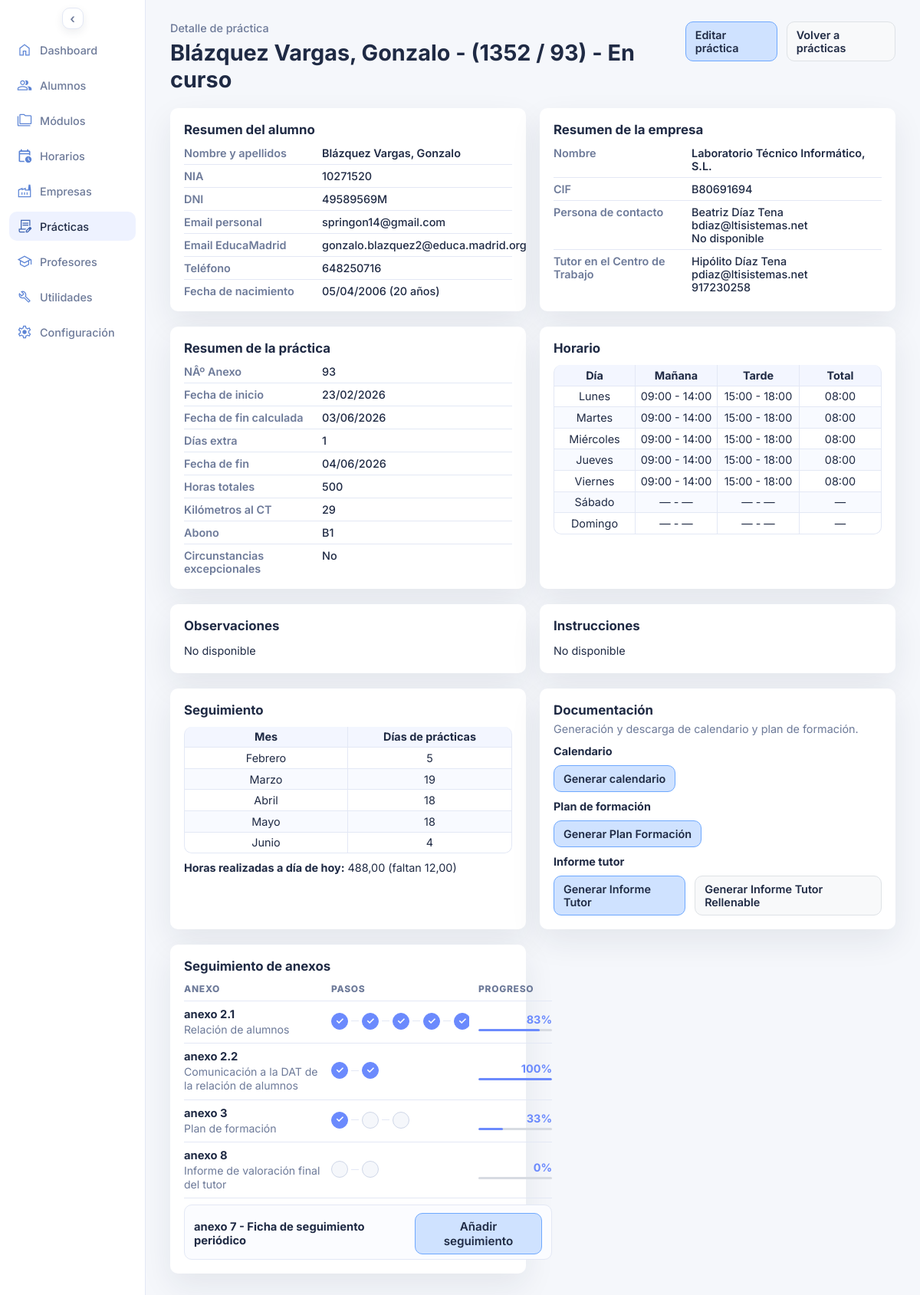
Screenshot of /practica_detalle.php?id_practica=11 with the database file from the repository.
### tables this page shows
CREATE TABLE `practicas_anexos` (
  `id_practicas_anexo` int UNSIGNED NOT NULL,
  `anexo` varchar(60) NOT NULL,
  `descripcion` text,
  `resumen` text
);

CREATE TABLE `practicas_anexos_estados` (
  `id_practicas_anexo_estado` int UNSIGNED NOT NULL,
  `estado` varchar(60) NOT NULL
);

### practica_detalle.php (the view, shortened to what the rows shown need)
<?php
require_once __DIR__ . '/includes/practicas_pdfs.php';
function format_value($value, string $fallback = 'No disponible'): string {
  if ($value === null || $value === '') {
    return $fallback;
  }
  return (string) $value;
}
function calculate_practice_status(array $practice): string {
  $fecha_inicio = (string) ($practice['fecha_inicio'] ?? '');
  $fecha_fin_extra = (string) ($practice['fecha_fin_extra'] ?? '');
  $today = (new DateTimeImmutable('today'))->format('Y-m-d');
  if ($today <= $fecha_fin_extra) {
    return 'En curso';
  }
  return 'Finalizada';
}
function full_name(array $row, string $prefix): string {
  $parts = array_filter([
    trim((string) ($row[$prefix . '_apellido1'] ?? '')),
    trim((string) ($row[$prefix . '_apellido2'] ?? '')),
  ], static fn (string $value): bool => $value !== '');
  $name = trim((string) ($row[$prefix . '_nombre'] ?? ''));
  return trim(implode(' ', $parts) . ', ' . $name, ' ,');
}
$id_practica_raw = $_GET['id_practica'] ?? ($_GET['id'] ?? ($_POST['id_practica'] ?? ($_POST['id'] ?? null)));
$id_practica = filter_var($id_practica_raw, FILTER_VALIDATE_INT, ['options' => ['min_range' => 1]]);
$anexo_7_id = null;
$load_error = null;
$practice = null;
$anexos_catalog = [];
$anexos_fases_marcadas = [];
if ($id_practica === false || $id_practica === null) {
  $load_error = 'No se ha indicado un identificador de práctica válido.';
} else {
  try {
    $pdo = db();
    $practice_stmt->execute(['id_practica' => $id_practica]);
    $practice = $practice_stmt->fetch();
    if ($practice) {
      $anexos_stmt = $pdo->query(
        'SELECT id_practicas_anexo, anexo, descripcion
         FROM practicas_anexos
         ORDER BY id_practicas_anexo ASC'
      );
      $anexos_catalog = $anexos_stmt->fetchAll();
      foreach ($anexos_catalog as $anexo_row) {
        $anexo_codigo = trim((string) ($anexo_row['anexo'] ?? ''));
        if ($anexo_7_id === null && preg_match('/(^|\D)7(\D|$)/', $anexo_codigo) === 1) {
          $anexo_7_id = (int) $anexo_row['id_practicas_anexo'];
        }
      }
      $fases_stmt = $pdo->query(
        'SELECT id_practicas_anexo_estado, estado
         FROM practicas_anexos_estados
         ORDER BY id_practicas_anexo_estado ASC'
      );
      $fases_catalog = $fases_stmt->fetchAll();
      $seguimiento_anexos_stmt = $pdo->prepare(
        'SELECT id_practica_anexo_seguimiento, id_practica, id_practicas_anexo, id_practicas_anexo_estado, numero_seguimiento, fecha_creacion, fecha_actualizacion
         FROM practicas_anexos_seguimiento
         WHERE id_practica = :id_practica
         ORDER BY id_practicas_anexo ASC, numero_seguimiento ASC, id_practicas_anexo_estado ASC'
      );
      $seguimiento_anexos_stmt->execute(['id_practica' => $id_practica]);
      $anexos_seguimiento_rows = $seguimiento_anexos_stmt->fetchAll();
      foreach ($anexos_seguimiento_rows as $seguimiento_anexo_row) {
        $id_practicas_anexo_row = (int) $seguimiento_anexo_row['id_practicas_anexo'];
        $numero_seguimiento_row = (int) $seguimiento_anexo_row['numero_seguimiento'];
        $id_fase_row = (int) $seguimiento_anexo_row['id_practicas_anexo_estado'];
        $fecha_creacion_row = isset($seguimiento_anexo_row['fecha_creacion']) ? (string) $seguimiento_anexo_row['fecha_creacion'] : '';
        $fecha_actualizacion_row = isset($seguimiento_anexo_row['fecha_actualizacion']) ? (string) $seguimiento_anexo_row['fecha_actualizacion'] : '';
        if (!isset($anexos_fases_marcadas[$id_practicas_anexo_row])) {
          $anexos_fases_marcadas[$id_practicas_anexo_row] = [];
        }
        if (!isset($anexos_fases_marcadas[$id_practicas_anexo_row][$numero_seguimiento_row])) {
          $anexos_fases_marcadas[$id_practicas_anexo_row][$numero_seguimiento_row] = [
            'fases' => [],
            'fecha_creacion_min' => null,
            'fecha_actualizacion_max' => null,
          ];
        }
        $anexos_fases_marcadas[$id_practicas_anexo_row][$numero_seguimiento_row]['fases'][$id_fase_row] = true;
        if ($fecha_creacion_row !== '') {
          if ($anexos_fases_marcadas[$id_practicas_anexo_row][$numero_seguimiento_row]['fecha_creacion_min'] === null
            || $fecha_creacion_row < $anexos_fases_marcadas[$id_practicas_anexo_row][$numero_seguimiento_row]['fecha_creacion_min']) {
            $anexos_fases_marcadas[$id_practicas_anexo_row][$numero_seguimiento_row]['fecha_creacion_min'] = $fecha_creacion_row;
          }
        }
        if ($fecha_actualizacion_row !== '') {
          if ($anexos_fases_marcadas[$id_practicas_anexo_row][$numero_seguimiento_row]['fecha_actualizacion_max'] === null
            || $fecha_actualizacion_row > $anexos_fases_marcadas[$id_practicas_anexo_row][$numero_seguimiento_row]['fecha_actualizacion_max']) {
            $anexos_fases_marcadas[$id_practicas_anexo_row][$numero_seguimiento_row]['fecha_actualizacion_max'] = $fecha_actualizacion_row;
          }
        }
      }
      $anexos_estados_permitidos = [
        '2.1' => [
          'datos solicitados',
          'enviado a firmar por la empresa',
          'firmado por la empresa',
          'enviado a firmar por el director',
          'firmado por el director',
          'devuelto a la empresa',
        ],
        '2.2' => [
          'enviado a firmar por el director',
          'firmado por el director',
        ],
        '3' => [
          'enviado a firmar por la empresa',
          'firmado por la empresa',
          'devuelto a la empresa',
        ],
        '4' => [
          'enviado a la dat',
          'autorizado',
        ],
        '7' => [
          'enviado a firmar por la empresa',
          'firmado por la empresa',
        ],
        '8' => [
          'enviado a firmar por la empresa',
          'firmado por la empresa',
        ],
      ];
      $fases_catalog_por_estado_clave = [];
      $fases_catalog_por_id = [];
      foreach ($fases_catalog as $fase_row) {
        $id_fase_row = (int) $fase_row['id_practicas_anexo_estado'];
        $fases_catalog_por_id[$id_fase_row] = (string) ($fase_row['estado'] ?? '');
        $fase_estado_row = trim((string) ($fase_row['estado'] ?? ''));
        $fase_estado_normalizada = preg_replace('/\s+/u', ' ', $fase_estado_row);
        $fase_estado_normalizada = $fase_estado_normalizada !== null ? $fase_estado_normalizada : $fase_estado_row;
        $fase_estado_normalizada = function_exists('mb_strtolower') ? mb_strtolower($fase_estado_normalizada, 'UTF-8') : strtolower($fase_estado_normalizada);
        $fase_estado_clave = strtr($fase_estado_normalizada, ['á' => 'a', 'é' => 'e', 'í' => 'i', 'ó' => 'o', 'ú' => 'u', 'ü' => 'u', 'ñ' => 'n']);
        $fases_catalog_por_estado_clave[$fase_estado_clave] = (int) $fase_row['id_practicas_anexo_estado'];
      }
      $anexos_fases_ordenadas_por_id = [];
      foreach ($anexos_catalog as $anexo_row) {
        $id_anexo_row = (int) $anexo_row['id_practicas_anexo'];
        $anexo_codigo_row = trim((string) ($anexo_row['anexo'] ?? ''));
        $anexo_codigo_clave = '';
        if (preg_match('/(^|\D)(2\.1|2\.2|3|4|7|8)(\D|$)/', $anexo_codigo_row, $anexo_codigo_matches) === 1) {
          $anexo_codigo_clave = (string) $anexo_codigo_matches[2];
        }
        $anexos_fases_ordenadas_por_id[$id_anexo_row] = [];
        foreach ($anexos_estados_permitidos[$anexo_codigo_clave] as $estado_permitido_clave) {
          if (isset($fases_catalog_por_estado_clave[$estado_permitido_clave])) {
            $id_fase_permitida = (int) $fases_catalog_por_estado_clave[$estado_permitido_clave];
            $anexos_fases_ordenadas_por_id[$id_anexo_row][] = [
              'id' => $id_fase_permitida,
              'estado' => $fases_catalog_por_id[$id_fase_permitida] ?? '',
            ];
          }
        }
      }
    }
  } catch (Throwable $error) {
    $load_error = 'No se ha podido cargar el detalle de la práctica en este momento.';
  }
}
$practice_found = is_array($practice);
$student_name = $practice_found ? full_name($practice, 'alumno') : 'Práctica no encontrada';
$practice_status = $practice_found ? calculate_practice_status($practice) : 'No disponible';
$practice_header_title = $practice_found
  ? $student_name . ' - (' . format_value($practice['empresa_convenio']) . ' / ' . format_value($practice['anexo']) . ') - ' . $practice_status
  : 'Práctica no encontrada';
?>
<!DOCTYPE html>
<html lang="es">
<head>
  <link rel="stylesheet" href="assets/styles.css">
</head>
<body>
  <div class="page">
    <main class="content">
      <header class="header">
        <div>
          <h1><?php echo htmlspecialchars($practice_header_title, ENT_QUOTES, 'UTF-8'); ?></h1>
        </div>
      </header>
      <?php if ($load_error !== null): ?>
        <section class="panel">
          <div class="panel-header">
            <h3>Error al cargar la práctica</h3>
            <p><?php echo htmlspecialchars($load_error, ENT_QUOTES, 'UTF-8'); ?></p>
          </div>
        </section>
      <?php else: ?>
        <div class="practica-detalle-grid practica-detalle-grid--fila-2">
          <section class="panel practica-detalle-bloque practica-detalle-bloque--horario">
            <div class="panel-grid">
              <table class="practica-horario-detalle-table">
                <thead>
                  <tr>
                    <th>Día</th>
                    <th>Mañana</th>
                    <th>Tarde</th>
                    <th>Total</th>
                  </tr>
                </thead>
              </table>
            </div>
          </section>
        </div>
        <div class="practica-detalle-grid practica-detalle-grid--fila-4">
          <section class="panel practica-detalle-bloque practica-detalle-bloque--seguimiento">
            <div class="panel-grid">
              <table class="practica-horario-detalle-table">
                <thead>
                  <tr>
                    <th>Mes</th>
                    <th>Días de prácticas</th>
                  </tr>
                </thead>
              </table>
            </div>
          </section>
        </div>
        <div class="practica-detalle-grid practica-detalle-grid--fila-5">
          <section class="panel practica-detalle-bloque">
            <div class="panel-grid anexos-estado-tabla anexos-estado-tabla--principal">
              <?php foreach ($anexos_catalog as $anexo_item): ?>
                <?php $id_anexo_item = (int) $anexo_item['id_practicas_anexo']; ?>
                <?php if ($id_anexo_item === (int) $anexo_7_id): ?>
                  <?php continue; ?>
                <?php endif; ?>
                <?php $anexo_codigo_item = trim((string) ($anexo_item['anexo'] ?? '')); ?>
                <?php if ((isset($practice['circ_excep']) ? (int) $practice['circ_excep'] : 0) !== 1 && preg_match('/(^|\\D)4(\\D|$)/', $anexo_codigo_item) === 1): ?>
                  <?php continue; ?>
                <?php endif; ?>
                <?php $anexo_item_data = $anexos_fases_marcadas[$id_anexo_item][1] ?? ['fases' => []]; ?>
                <?php $fases_ordenadas_anexo = $anexos_fases_ordenadas_por_id[$id_anexo_item] ?? []; ?>
                <?php
                  $anexo_codigo_limpio = trim((string) ($anexo_item['anexo'] ?? ''));
                  $orden_fases_por_anexo = [
                    '2.1' => ['Datos solicitados', 'Enviado a firmar por la empresa', 'Firmado por la empresa', 'Enviado a firmar por el director', 'Firmado por el director', 'Devuelto a la empresa'],
                    '2.2' => ['Enviado a firmar por el director', 'Firmado por el director'],
                    '3' => ['Enviado a firmar por la empresa', 'Firmado por la empresa', 'Devuelto a la empresa'],
                    '4' => ['Enviado a la DAT', 'Autorizado'],
                    '8' => ['Enviado a firmar por la empresa', 'Firmado por la empresa'],
                  ];
                  $orden_objetivo = [];
                  foreach ($orden_fases_por_anexo as $codigo_anexo_orden => $fases_anexo_orden) {
                    if (strpos($anexo_codigo_limpio, (string) $codigo_anexo_orden) !== false) {
                      $orden_objetivo = $fases_anexo_orden;
                      break;
                    }
                  }
                  $fases_por_nombre = [];
                  foreach ($fases_ordenadas_anexo as $fase_item) {
                    $fases_por_nombre[trim((string) ($fase_item['estado'] ?? ''))] = $fase_item;
                  }
                  $fases_visuales = [];
                  foreach ($orden_objetivo as $fase_objetivo) {
                    if (isset($fases_por_nombre[$fase_objetivo])) {
                      $fases_visuales[] = $fases_por_nombre[$fase_objetivo];
                    }
                  }
                  $fases_totales = count($fases_visuales);
                  $fases_marcadas = 0;
                  foreach ($fases_visuales as $fase_visual_item) {
                    $id_fase_visual = (int) ($fase_visual_item['id'] ?? 0);
                    if (isset($anexo_item_data['fases'][$id_fase_visual])) {
                      $fases_marcadas++;
                    }
                  }
                  $progreso_anexo = $fases_totales > 0 ? (int) round(($fases_marcadas / $fases_totales) * 100) : 0;
                ?>
                <div class="anexos-estado-row" data-anexo-status-row>
                  <div class="anexos-estado-col anexo-col">
                    <p class="anexos-estado-anexo-titulo"><?php echo htmlspecialchars(trim((string) ($anexo_item['anexo'] ?? 'Anexo')), ENT_QUOTES, 'UTF-8'); ?></p>
                    <p class="anexos-estado-anexo-subtitulo"><?php echo htmlspecialchars(trim((string) ($anexo_item['descripcion'] ?? '')), ENT_QUOTES, 'UTF-8'); ?></p>
                  </div>
                  <div class="anexos-estado-col pasos-col" data-fases-container>
                    <?php foreach ($fases_visuales as $fase_index => $fase_item): ?>
                      <?php $id_fase_item = (int) ($fase_item['id'] ?? 0); ?>
                      <?php $fase_estado_item = trim((string) ($fase_item['estado'] ?? '')); ?>
                      <label class="anexos-estado-hito-wrap<?php echo isset($anexo_item_data['fases'][$id_fase_item]) ? ' is-checked' : ''; ?>" data-hito-wrap>
                        <span class="anexos-estado-hito" title="<?php echo htmlspecialchars($fase_estado_item, ENT_QUOTES, 'UTF-8'); ?>"><?php echo isset($anexo_item_data['fases'][$id_fase_item]) ? '✓' : ''; ?></span>
                      </label>
                    <?php endforeach; ?>
                  </div>
                  <div class="anexos-estado-col progreso-col">
                    <span class="anexos-estado-progreso-valor" data-progreso-valor><?php echo (int) $progreso_anexo; ?>%</span>
                    <div class="anexos-estado-progreso-barra">
                      <span class="anexos-estado-progreso-barra-fill" data-progreso-fill style="width: <?php echo (int) $progreso_anexo; ?>%;"></span>
                    </div>
                  </div>
                </div>
              <?php endforeach; ?>
              <?php foreach ($anexos_catalog as $anexo_item): ?>
                <?php $id_anexo_item = (int) $anexo_item['id_practicas_anexo']; ?>
                <?php if ($id_anexo_item !== (int) $anexo_7_id): ?>
                  <?php continue; ?>
                <?php endif; ?>
                <div class="anexos-estado-seguimiento-card">
                  <div class="anexos-estado-seguimiento-head">
                    <div>
                      <p class="anexos-estado-anexo-titulo"><?php echo htmlspecialchars(trim((string) ($anexo_item['anexo'] ?? 'Anexo')) . ' - ' . trim((string) ($anexo_item['descripcion'] ?? '')), ENT_QUOTES, 'UTF-8'); ?></p>
                    </div>
                    <button type="button" class="primary-button anexos-estado-btn-add" data-anexo-7-add-button data-id-practica="<?php echo (int) $id_practica; ?>" data-id-practicas-anexo="<?php echo (int) $id_anexo_item; ?>">Añadir seguimiento</button>
                  </div>
                </div>
              <?php endforeach; ?>
            </div>
          </section>
        </div>
      <?php endif; ?>
    </main>
  </div>
</body>
</html>

### rows the page displays
practicas_anexos: anexo "anexo 2.1", descripcion "Relación de alumnos", progreso_anexo "83"
practicas_anexos: anexo "anexo 2.2", descripcion "Comunicación a la DAT de la relación de alumnos", progreso_anexo "100"
practicas_anexos: anexo "anexo 3", descripcion "Plan de formación", progreso_anexo "33"
practicas_anexos: anexo "anexo 8", descripcion "Informe de valoración final del tutor", progreso_anexo "0"
practicas_anexos: anexo+descripcion "anexo 7 - Ficha de seguimiento periódico"

### other values shown
$item['label'] "Dashboard"
$item['label'] "Alumnos"
$item['label'] "Módulos"
$item['label'] "Horarios"
$item['label'] "Empresas"
$item['label'] "Prácticas"
$item['label'] "Profesores"
$item['label'] "Utilidades"
$item['label'] "Configuración"
$practice_header_title "Blázquez Vargas, Gonzalo - (1352 / 93) - En curso"
$student_name "Blázquez Vargas, Gonzalo"
format_value($practice['alumno_nia']) "10271520"
format_value($practice['alumno_dni']) "49589569M"
$alumno_email_personal "springon14@gmail.com"
$alumno_email_educamadrid "gonzalo.blazquez2@educa.madrid.org"
